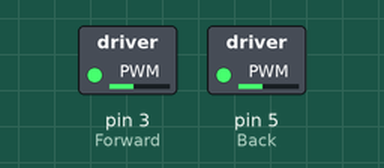
A sketch run on a simulated Arduino Uno, built with avr-gcc and run on an emulated ATmega328P. Shown: switched loads named in the sketch (green lamp = pin HIGH).

Above: at 0.05 s.
At 3.0 s:
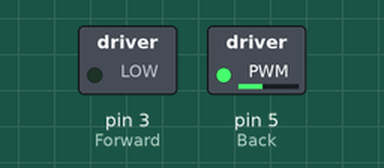
At 6.0 s:
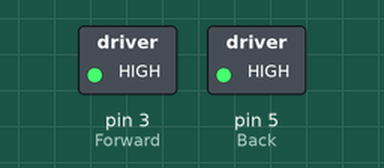
Timing chart, 0 to 7.8 s (numbered marks = the images above):
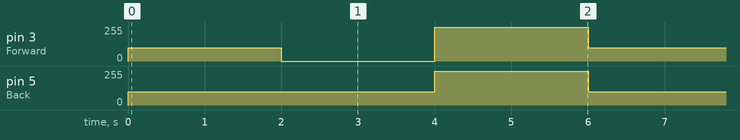

The sketch:

test004.ino
```cpp
int Forward=3;
int Back=5;
void driveMotor(int);

void setup()
{
  pinMode(Forward,OUTPUT);
  pinMode(Back,OUTPUT);
}

void loop()
{
  driveMotor(100);
  delay(2000);
  driveMotor(-100);
  delay(2000);
  driveMotor(500);
  delay(2000);
}

void driveMotor(int mt)
{
  if (mt > 255)
  {
    mt = 255;
  }
  else if (mt < -255)
  {
    mt = -255;
  }

  if (mt > 0)
  {
    analogWrite(Forward, mt);
    analogWrite(Back, mt);
  }
  else
  {
    mt = abs(mt);
    analogWrite(Forward, 0);
    analogWrite(Back, mt);
  }
}
```

Measured:
- by itself, pin 3 (Forward): repeats every 6.0 s: 0/255 2.0 s, 255/255 2.0 s, 100/255 2.0 s
- by itself, pin 5 (Back): alternates 255/255 for 2.0 s and 100/255 for 4.0 s
